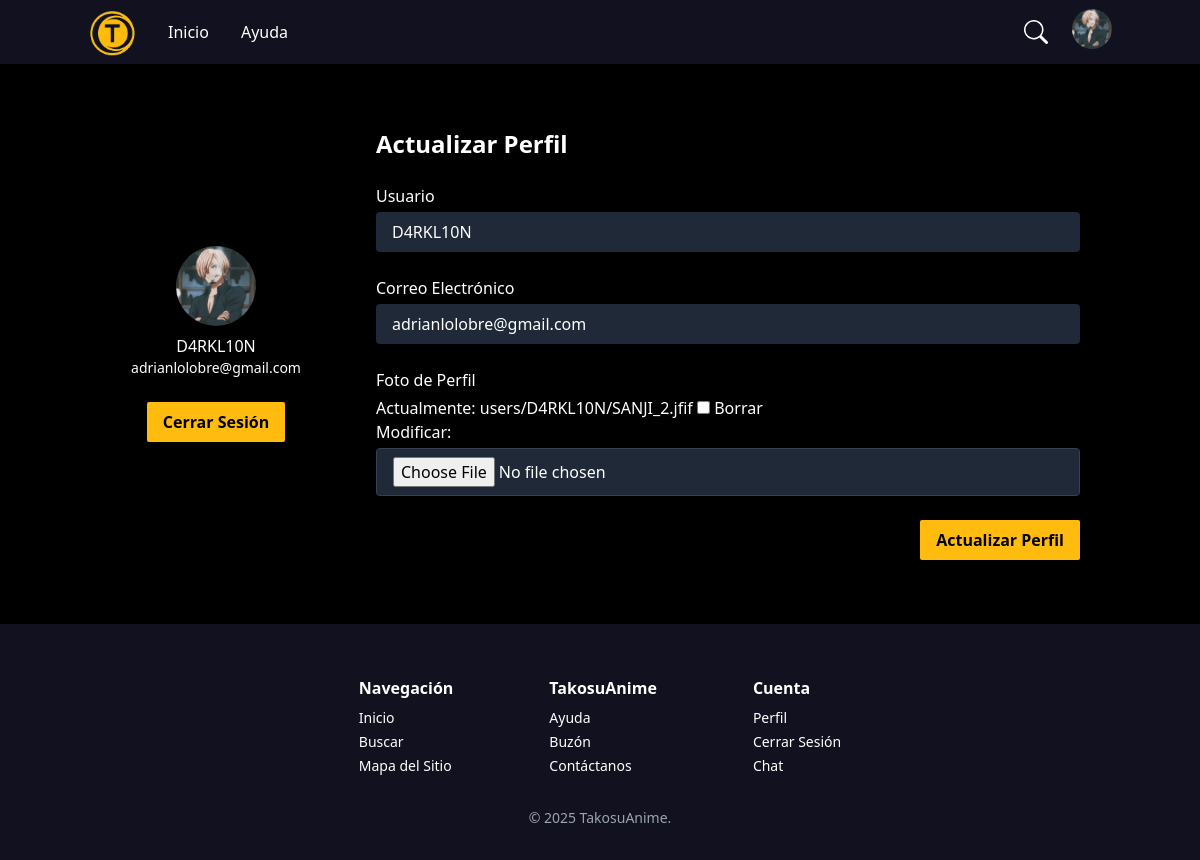
The page /profile/1/ (signed in) on the database its author committed.
### main/models.py (models this page shows, shortened)
class User(AbstractUser):
    icon = models.ImageField(upload_to=user_icon, default="users/default.png", blank=True)
    favorite_animes = models.ManyToManyField('Anime', related_name='favorited_by', blank=True)

### main/views.py (the view)
# urls.py: path('profile/<int:pk>/', Profile.as_view(), name='profile'),
class Profile(LoginRequiredMixin, UpdateView):
    model = User
    fields = ['icon']
    template_name = 'profile.html'
    success_url = reverse_lazy('anime_list')

### main/templatetags/form_filters.py (called while the page is built)
@register.filter(name='add_class')
def add_class(field, css_class):
    try:
        return field.as_widget(attrs={"class": css_class})
    except AttributeError:
        return field

### main/templates/profile.html (shortened to what this page needs)
{% extends "base.html" %}
{% load form_filters static %}
{% block content %}
<div class="container mx-auto">
  <div class="flex ">
    <aside class="w-1/4 shadow flex flex-col items-center justify-center">
        <div class="p-6 text-center">
            <img src="{{ user.icon.url }}" alt="{{ user.username }}"
                class="w-20 h-20 rounded-full mx-auto mb-2">
            <p class="text-md text-white">{{ user.username }}</p>
            <p class="text-sm text-white">{{ user.email }}</p>
            <form action="{% url 'logout' %}" method="post" class="block">
                <button type="submit" class="mt-6 rounded-sm [background-color:#FFBC0E] text-black font-semibold py-2 px-4 mt-4 hover:bg-yellow-600 transition-colors duration-300">
                    Cerrar Sesión
                </button>
            </form>
        </div>
    </aside>
    <section class="flex-1 rounded-lg shadow p-8">
      <h2 class="text-2xl font-bold text-white mb-6">Actualizar Perfil</h2>
      <form method="post" enctype="multipart/form-data" class="space-y-6 text-white">
        <div>
          <label class="block font-medium mb-1" for="username">Usuario</label>
          <p class="bg-gray-800 rounded px-4 py-2">{{ user.username }}</p>
        </div>
        <div>
          <label class="block font-medium mb-1" for="email">Correo Electrónico</label>
          <p class="bg-gray-800 rounded px-4 py-2">{{ user.email }}</p>
        </div>
        <div>
          <label class="block font-medium mb-1" for="icon">Foto de Perfil</label>
          {{ form.icon|add_class:"block w-full px-4 py-2 mt-1 border border-gray-700 rounded bg-gray-800 focus:ring focus:ring-blue-500 focus:border-blue-500" }}
        </div>
       <div class="flex justify-end mt-4">
            <button type="submit" class="[background-color:#FFBC0E] rounded-sm text-black font-semibold py-2 px-4 hover:bg-yellow-600 transition-colors duration-300">
                Actualizar Perfil
            </button>
        </div>
      </form>
    </section>
  </div>
</div>
{% endblock %}

### main/templates/base.html (shortened to what this page needs)
<!DOCTYPE html>
<html lang="en">
<head>
    {% load static %}
    <script src="https://cdn.tailwindcss.com"></script>
    <link rel="stylesheet" href="{% static 'css/style.css' %}">
</head>
<body  class="bg-black min-h-screen flex flex-col">
    <header style="background-color: #11111F;" class="text-white py-2 h-16">
        <div class="container mx-auto flex justify-between items-center">
            <div class="flex items-center space-x-8">
                <div class="flex items-end space-x-2">
                    <a href="{% url 'anime_list' %}"><img src="{% static 'images/logo.png' %}" alt="TakosuAnime" class="h-12"></a>
                </div>
                <a href="{% url 'anime_list' %}" class="text-white hover:text-yellow-400">Inicio</a>
                <a href="{% url 'help' %}">Ayuda</a>
            </div>
            <div class="flex items-center space-x-4">
                <div class="flex items-center relative">
                    <a href="{% url 'search' %}" class="text-white h-10 w-10 flex items-center justify-center  hover:text-yellow-400">
                        <svg xmlns="http://www.w3.org/2000/svg" width="24" height="24" fill="currentColor" class="bi bi-search" viewBox="0 0 16 16">
                            <path d="M11.742 10.344a6.5 6.5 0 1 0-1.397 1.398h-.001q.044.06.098.115l3.85 3.85a1 1 0 0 0 1.415-1.414l-3.85-3.85a1 1 0 0 0-.115-.1zM12 6.5a5.5 5.5 0 1 1-11 0 5.5 5.5 0 0 1 11 0"/>
                        </svg>
                    </a>
                </div>
                <div class="relative">
                    {% if request.user.is_authenticated %}
                        <button id="profileMenuButton" class="inline-block focus:outline-none">
                            <img src="{{ user.icon.url }}" alt="{{ user.username }}" class="w-10 h-10 rounded-full object-cover" />
                        </button>
                    {% else %}
                        <a href="{% url 'login' %}" class="text-white py-2 px-4 rounded-md hover:text-yellow-500">Iniciar Sesión</a>
                        |
                        <a href="{% url 'signup' %}" class="text-white py-2 px-4 rounded-md hover:text-yellow-500">Registrarse</a>
                    {% endif %}
                </div>
            </div>
        </div>
    </header>
    <main class="container mx-auto py-8 flex-grow">
        {% block content %}
        {% endblock %}
    </main>
    <footer style="background-color: #11111F;" class="text-white py-8">
        <div class="container mx-auto flex flex-col md:flex-row md:gap-x-20 justify-center items-start text-sm pt-5">
            <div class="px-2">
                <span class="font-semibold text-base">Navegación</span>
                <div class="flex flex-col space-y-1 pt-2">
                    <a href="{% url 'anime_list' %}">Inicio</a>
                    <a href="{%  url 'search' %}">Buscar</a>
                    <a href="{% url 'sitemap' %}">Mapa del Sitio</a>
                </div>
            </div>
            <div class="px-2">
                <span class="font-semibold text-base">TakosuAnime</span>
                <div class="flex flex-col pt-2 space-y-1">
                    <a href="{% url 'help' %}">Ayuda</a>
                    <a href="{% url 'suggestion' %}">Buzón</a>
                    <a href="{% url 'contact' %}">Contáctanos</a>
                </div>
            </div>
            <div class="px-2">
                <span class="font-semibold text-base">Cuenta</span>
                <div class="flex flex-col pt-2 space-y-1">
                {% if request.user.is_authenticated %}
                    <a href="{% url 'profile' user.id %}">Perfil</a>
                    <form action="{% url 'logout' %}" method="post" class="block">
                        <button type="submit" class="hover:[color:#FFBC0E]">
                            Cerrar Sesión
                        </button>
                    </form>
                {% else %}
                    <a href="{% url 'login' %}">Iniciar Sesión</a>
                    <a href="{% url 'signup' %}">Registrarse</a>
                {% endif%}
                    <a href="{% url 'home_redirect' %}">Chat</a>
                </div>
            </div>
        </div>
        <div class="text-sm text-gray-400 text-center pt-8" >
            © 2025 TakosuAnime.
        </div>
    </footer>
</body>
</html>

### static/css/style.css (style rules this page uses)
a { color: white ; }

### rows shown on the page
User: icon (picture), username "D4RKL10N", email "adrianlolobre@gmail.com"
